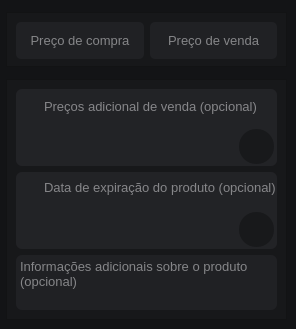
            <widget class="QWidget" name="page_information_adicional">
             <property name="styleSheet">
              <string notr="true">background-color: rgb(19, 20, 22);</string>
             </property>
             <widget class="QFrame" name="frame_continer_preco">
              <property name="geometry">
               <rect>
                <x>6</x>
                <y>12</y>
                <width>281</width>
                <height>55</height>
               </rect>
              </property>
              <property name="styleSheet">
               <string notr="true">background-color: rgb(23, 24, 26);</string>
              </property>
              <property name="frameShape">
               <enum>QFrame::StyledPanel</enum>
              </property>
              <property name="frameShadow">
               <enum>QFrame::Raised</enum>
              </property>
              <layout class="QHBoxLayout" name="horizontalLayout_9">
               <item>
                <widget class="QLineEdit" name="lineEdit_preco_compra">
                 <property name="minimumSize">
                  <size>
                   <width>0</width>
                   <height>37</height>
                  </size>
                 </property>
                 <property name="font">
                  <font>
                   <pointsize>10</pointsize>
                  </font>
                 </property>
                 <property name="styleSheet">
                  <string notr="true">QLineEdit{
border:none;border-radius: 5px;
background-color: rgb(32, 33, 36);
color: rgb(233, 234, 236);}

QLineEdit:hover{background-color: rgb(30, 31, 34);}

QLineEdit:focus{background-color: rgb(34, 35, 38);}</string>
                 </property>
                 <property name="alignment">
                  <set>Qt::AlignCenter</set>
                 </property>
                 <property name="placeholderText">
                  <string>Preço de compra</string>
                 </property>
                </widget>
               </item>
               <item>
                <widget class="QLineEdit" name="lineEdit_preco_venda">
                 <property name="minimumSize">
                  <size>
                   <width>0</width>
                   <height>37</height>
                  </size>
                 </property>
                 <property name="font">
                  <font>
                   <pointsize>10</pointsize>
                  </font>
                 </property>
                 <property name="styleSheet">
                  <string notr="true">QLineEdit{
border:none;border-radius: 5px;
background-color: rgb(32, 33, 36);
color: rgb(233, 234, 236);}

QLineEdit:hover{background-color: rgb(30, 31, 34);}

QLineEdit:focus{background-color: rgb(34, 35, 38);}</string>
                 </property>
                 <property name="alignment">
                  <set>Qt::AlignCenter</set>
                 </property>
                 <property name="placeholderText">
                  <string>Preço de venda</string>
                 </property>
                </widget>
               </item>
              </layout>
             </widget>
             <widget class="QFrame" name="frame_continer_information_adicionais">
              <property name="geometry">
               <rect>
                <x>6</x>
                <y>79</y>
                <width>281</width>
                <height>241</height>
               </rect>
              </property>
              <property name="maximumSize">
               <size>
                <width>286</width>
                <height>262</height>
               </size>
              </property>
              <property name="styleSheet">
               <string notr="true">QFrame{background-color: rgb(23, 24, 26);}</string>
              </property>
              <property name="frameShape">
               <enum>QFrame::StyledPanel</enum>
              </property>
              <property name="frameShadow">
               <enum>QFrame::Raised</enum>
              </property>
              <layout class="QVBoxLayout" name="verticalLayout_4">
               <item>
                <widget class="QFrame" name="frame_preco_adicional">
                 <property name="maximumSize">
                  <size>
                   <width>16777215</width>
                   <height>80</height>
                  </size>
                 </property>
                 <property name="styleSheet">
                  <string notr="true">border:none;
background-color: rgb(34, 35, 38);
border-radius: 6px;
color: rgb(233, 234, 236);
padding-left:5px;</string>
                 </property>
                 <property name="frameShape">
                  <enum>QFrame::StyledPanel</enum>
                 </property>
                 <property name="frameShadow">
                  <enum>QFrame::Raised</enum>
                 </property>
                 <widget class="QLabel" name="lbl_tag">
                  <property name="geometry">
                   <rect>
                    <x>20</x>
                    <y>7</y>
                    <width>250</width>
                    <height>20</height>
                   </rect>
                  </property>
                  <property name="font">
                   <font>
                    <pointsize>10</pointsize>
                   </font>
                  </property>
                  <property name="styleSheet">
                   <string notr="true">color: rgb(134, 134, 137)</string>
                  </property>
                  <property name="text">
                   <string>Preços adicional de venda (opcional)</string>
                  </property>
                 </widget>
                 <widget class="QPushButton" name="btn_add_preco">
                  <property name="geometry">
                   <rect>
                    <x>223</x>
                    <y>40</y>
                    <width>35</width>
                    <height>35</height>
                   </rect>
                  </property>
                  <property name="layoutDirection">
                   <enum>Qt::RightToLeft</enum>
                  </property>
                  <property name="styleSheet">
                   <string notr="true">QPushButton{
background-color: rgb(24, 25, 27);
border-radius:17px;
color: rgb(233, 234, 236);
padding-right: 6px}

QPushButton:hover{background-color: rgb(39, 40, 45);}

QPushButton:pressed{background-color: rgb(35, 36, 41);}</string>
                  </property>
                  <property name="text">
                   <string/>
                  </property>
                  <property name="icon">
                   <iconset>
                    <normaloff>../../../images/svg_icons/icon_add.svg</normaloff>../../../images/svg_icons/icon_add.svg</iconset>
                  </property>
                  <property name="iconSize">
                   <size>
                    <width>33</width>
                    <height>33</height>
                   </size>
                  </property>
                 </widget>
                 <widget class="QPushButton" name="icon_tag">
                  <property name="geometry">
                   <rect>
                    <x>3</x>
                    <y>6</y>
                    <width>20</width>
                    <height>24</height>
                   </rect>
                  </property>
                  <property name="text">
                   <string/>
                  </property>
                  <property name="icon">
                   <iconset>
                    <normaloff>../../../images/svg_icons/icon_tag.svg</normaloff>../../../images/svg_icons/icon_tag.svg</iconset>
                  </property>
                  <property name="iconSize">
                   <size>
                    <width>17</width>
                    <height>17</height>
                   </size>
                  </property>
                 </widget>
                </widget>
               </item>
               <item>
                <widget class="QFrame" name="frame_calendario">
                 <property name="maximumSize">
                  <size>
                   <width>16777215</width>
                   <height>80</height>
                  </size>
                 </property>
                 <property name="styleSheet">
                  <string notr="true">border:none;
background-color: rgb(34, 35, 38);
border-radius: 6px;
color: rgb(233, 234, 236);
padding-left:5px;</string>
                 </property>
                 <property name="frameShape">
                  <enum>QFrame::StyledPanel</enum>
                 </property>
                 <property name="frameShadow">
                  <enum>QFrame::Raised</enum>
                 </property>
                 <widget class="QLabel" name="lbl_calendario">
                  <property name="geometry">
                   <rect>
                    <x>20</x>
                    <y>7</y>
                    <width>260</width>
                    <height>16</height>
                   </rect>
                  </property>
                  <property name="font">
                   <font>
                    <pointsize>10</pointsize>
                   </font>
                  </property>
                  <property name="styleSheet">
                   <string notr="true">color: rgb(134, 134, 137)</string>
                  </property>
                  <property name="text">
                   <string>Data de expiração do produto (opcional)</string>
                  </property>
                 </widget>
                 <widget class="QPushButton" name="btn_add_data">
                  <property name="geometry">
                   <rect>
                    <x>223</x>
                    <y>40</y>
                    <width>35</width>
                    <height>35</height>
                   </rect>
                  </property>
                  <property name="layoutDirection">
                   <enum>Qt::RightToLeft</enum>
                  </property>
                  <property name="styleSheet">
                   <string notr="true">QPushButton{
background-color: rgb(24, 25, 27);
border-radius:17px;
color: rgb(233, 234, 236);
padding-right: 6px}

QPushButton:hover{background-color: rgb(39, 40, 45);}

QPushButton:pressed{background-color: rgb(35, 36, 41);}</string>
                  </property>
                  <property name="text">
                   <string/>
                  </property>
                  <property name="icon">
                   <iconset>
                    <normaloff>../../../images/svg_icons/icon_add.svg</normaloff>../../../images/svg_icons/icon_add.svg</iconset>
                  </property>
                  <property name="iconSize">
                   <size>
                    <width>31</width>
                    <height>31</height>
                   </size>
                  </property>
                 </widget>
                 <widget class="QPushButton" name="btn_calendario">
                  <property name="geometry">
                   <rect>
                    <x>3</x>
                    <y>6</y>
                    <width>20</width>
                    <height>20</height>
                   </rect>
                  </property>
                  <property name="text">
                   <string/>
                  </property>
                  <property name="icon">
                   <iconset>
                    <normaloff>../../../images/svg_icons/icon_service.svg</normaloff>../../../images/svg_icons/icon_service.svg</iconset>
                  </property>
                  <property name="iconSize">
                   <size>
                    <width>25</width>
                    <height>25</height>
                   </size>
                  </property>
                 </widget>
                </widget>
               </item>
               <item>
                <widget class="QPlainTextEdit" name="informacoes_adicionais">
                 <property name="maximumSize">
                  <size>
                   <width>16777215</width>
                   <height>55</height>
                  </size>
                 </property>
                 <property name="font">
                  <font>
                   <pointsize>10</pointsize>
                  </font>
                 </property>
                 <property name="styleSheet">
                  <string notr="true">QPlainTextEdit{
border:none;border-radius: 6px;
background-color: rgb(32, 33, 36);
color: rgb(233, 234, 236);}

QPlainTextEdit:hover{background-color: rgb(30, 31, 34);}

QPlainTextEdit:focus{background-color: rgb(34, 35, 38);}</string>
                 </property>
                 <property name="placeholderText">
                  <string>Informações adicionais sobre o produto (opcional)</string>
                 </property>
                </widget>
               </item>
              </layout>
             </widget>
            </widget>
